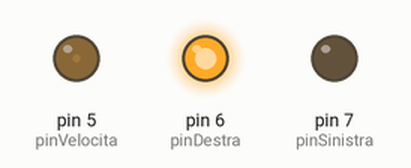
This sketch was run on a simulated Arduino Uno, built with avr-gcc and run on an emulated ATmega328P. Shown: output pins drawn as LEDs (lit = HIGH).

Above: at 0.15 s.
At 9.07 s:
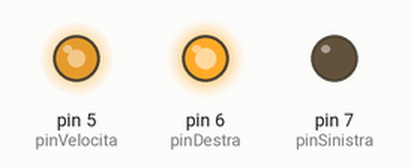
At 19.13 s:
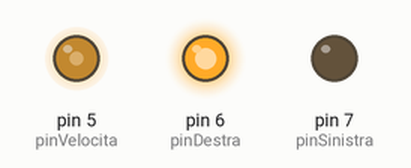
At 38.2 s:
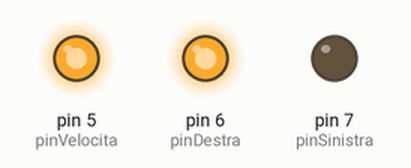
Timing chart, 0 to 40.0 s (numbered marks = the images above):
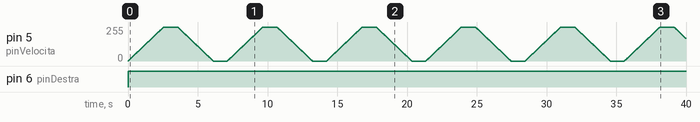

Measured:
- by itself, pin 6 (pinDestra): LOW → HIGH at 0.00 s

The sketch:

sketch_oct27a.ino
```cpp
int pinVelocita = 5;
int pinDestra = 6;
int pinSinistra = 7;
int pinIn = A0;

void setup() {

  Serial.begin(9600);
  pinMode(pinVelocita, OUTPUT);
  pinMode(pinDestra, OUTPUT);
  pinMode(pinSinistra, OUTPUT);

}

void loop() {
  digitalWrite(pinDestra, HIGH);
  for (int i = 0; i < 255; i++)
  {
    analogWrite(pinVelocita, i);
    delay(10);
  }
  delay(1000);
  for (int i = 255; i >=0; i--)
  {
    analogWrite(pinVelocita, i);
    delay(10);
  }
  delay(1000);
}
```
